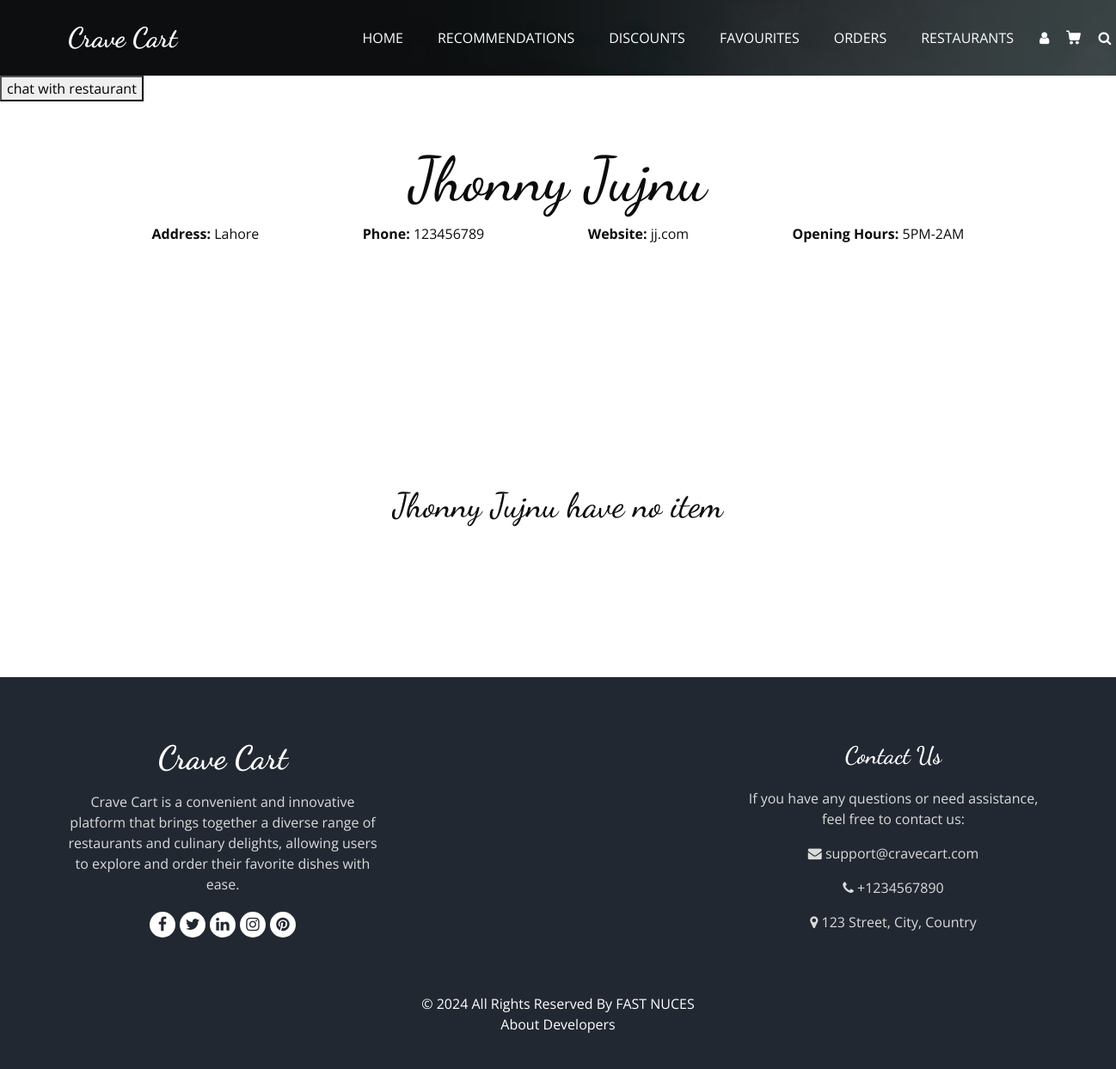
/restaurantDetail?restaurant_id=1 (signed in), run on the app's committed database.
### tables this page shows
CREATE TABLE Restaurants (
                        RestaurantID INTEGER PRIMARY KEY AUTOINCREMENT,
                        Email TEXT,
                        Name TEXT,
                        Password TEXT,
                        Description TEXT,
                        Address TEXT,
                        Phone TEXT,
                        Website TEXT,
                        OpeningHours TEXT,
                        RegistrationDate TEXT,
                        Blocked INTEGER DEFAULT 0,
                        BlockedByAdmin INTEGER DEFAULT NULL,
                        FOREIGN KEY (BlockedByAdmin) REFERENCES Admin(AdminID)
                    );

### userEndpoints.py (the view)
@User.route('/restaurantDetail')
def restaurantDetails():
    if 'username' not in session:
        return redirect('/login')
    if not DataBase.is_customer(session['username'],session['email'],session['password']):
        return render_template('404.html'), 404
    restaurant_id = request.args.get('restaurant_id')
    items = DataBase.get_Items_ofRestaurant(restaurant_id)
    restaurant = DataBase.get_a_restaurant(restaurant_id)
    return render_template('user/restaurant_detail.html',items=items,itemslength=len(items),res_data=restaurant)

### DataBase.py (called while the page is built)
def is_customer(id,email,password):
    try:
        cursor.execute('''SELECT * FROM Customers where CustomerID=? AND email = ? AND password=?;''',[id,email,password])
        ans = cursor.fetchone()
        if ans:
            return True
        else:
            return False
    except Exception as e:
        print(e)
        return False

def get_Items_ofRestaurant(RestaurantID):
    try:
        cursor.execute('''SELECT * FROM Menus where RestaurantID=?;''',[RestaurantID])
        return cursor.fetchall()
    except Exception as e:
        print(str(e))
        return []

def get_a_restaurant(id):
    try:
        cursor.execute('''SELECT * FROM Restaurants where RestaurantID=?;''',[id])
        return cursor.fetchone()
    except Exception as e:
        print(str(e))
        return []

### templates/user/restaurant_detail.html (shortened to what this page needs)
<!DOCTYPE html>
<html>
  <head>
    <link
      rel="stylesheet"
      type="text/css"
      href="{{url_for('static',filename='css/bootstrap.css')}}"
    />
    <link
      rel="stylesheet"
      type="text/css"
      href="https://cdnjs.cloudflare.com/ajax/libs/OwlCarousel2/2.3.4/assets/owl.carousel.min.css"
    />
    <link
      rel="stylesheet"
      href="https://cdnjs.cloudflare.com/ajax/libs/jquery-nice-select/1.1.0/css/nice-select.min.css"
    />
    <link
      href="{{url_for('static',filename='css/font-awesome.min.css')}}"
      rel="stylesheet"
    />
    <link
      href="{{url_for('static',filename='css/style.css')}}"
      rel="stylesheet"
    />
    <link
      href="{{url_for('static',filename='css/responsive.css')}}"
      rel="stylesheet"
    />
  </head>
  <body class="sub_page">
    <div class="hero_area">
      <div class="bg-box">
        <img src="{{url_for('static',filename='images/hero-bg.jpg')}}" alt="" />
      </div>
      <header class="header_section">
        <div class="container">
          <nav class="navbar navbar-expand-lg custom_nav-container">
            <a class="navbar-brand" href="home">
              <span> Crave Cart </span>
            </a>
            <div class="collapse navbar-collapse" id="navbarSupportedContent">
              <ul class="navbar-nav mx-auto">
                <li class="nav-item">
                  <a class="nav-link" href="home">Home </a>
                </li>
                <li class="nav-item">
                  <a class="nav-link" href="recommendation">Recommendations </a>
                </li>
                <li class="nav-item">
                  <a class="nav-link" href="discounts">Discounts</a>
                </li>
                <li class="nav-item">
                  <a class="nav-link" href="favourites">Favourites</a>
                </li>
                <li class="nav-item">
                  <a class="nav-link" href="trackorders">Orders</a>
                </li>
                <li class="nav-item">
                  <a class="nav-link" href="restaurants">Restaurants</a>
                </li>
              </ul>
              <div class="user_option">
                <a href="profile" class="user_link">
                  <i class="fa fa-user" aria-hidden="true"></i>
                </a>
                <a class="cart_link" href="cart">
                </a>
                <form class="form-inline active">
                  <button
                    class="btn my-2 my-sm-0 nav_search-btn"
                    type="button"
                    onclick="openSearchPage()"
                  >
                    <i class="fa fa-search" aria-hidden="true"></i>
                  </button>
                </form>
              </div>
            </div>
          </nav>
        </div>
      </header>
    </div>
    <button>chat with restaurant</button>
    <section class="h-100">
      <div class="container h-100 py-5">
        <div class="row d-flex justify-content-center align-items-center h-100">
          <div class="col-10">
            <div class="title-container">
              <h1>{{res_data[2]}}</h1>
              <div class="title-elements">
                <p><b>Address: </b>{{res_data[5]}}</p>
                <p><b>Phone: </b>{{res_data[6]}}</p>
                <p><b>Website: </b>{{res_data[7]}}</p>
                <p><b>Opening Hours: </b>{{res_data[8]}}</p>
              </div>
            </div>
            <br /><br /><br /><br /><br /><br />
            {% if itemslength != 0%}
                <h1>Items of {{res_data[2]}}:</h1>
                <section class="food_section layout_padding-bottom">
              <div class="filters-content">
                <div class="row grid">
                  {% for item in items %}
                  <div class="col-sm-6 col-lg-4 all {{ item[4] }}">
                    <div class="box" id="menu-item-box">
                      <div>
                        <div class="img-box">
                          <img
                            src="{{url_for('static',filename='images/'+item[6])}}"
                            alt=""
                          />
                        </div>
                        <div class="detail-box">
                          <h5>{{item[2]}}</h5>
                          <p><b>rating: </b> {{item[8]}}</p>
                          <p><b>category: </b> {{item[5]}}</p>
                          <div class="options">
                            <h6>${{ item[4] }}</h6>
                            <div class="button-container" id="menu-buttons">
                              <a
                                href="#"
                                class="add-to-cart-btn-resDet"
                                data-item-name="{{ item[2] }}"
                                data-description="{{ item[3] }}"
                                data-price="{{ item[4] }}"
                                data-resid="{{res_data[0]}}"
                              >
                                <svg
                                  xmlns="http://www.w3.org/2000/svg"
                                  viewBox="0 0 24 24"
                                  fill="none"
                                  stroke="currentColor"
                                  stroke-width="2"
                                  stroke-linecap="round"
                                  stroke-linejoin="round"
                                  class="feather feather-shopping-cart"
                                >
                                  <circle cx="9" cy="21" r="1"></circle>
                                  <circle cx="20" cy="21" r="1"></circle>
                                  <path
                                    d="M1 1h4l2.68 13.39a2 2 0 0 0 2 1.61h8.72a2 2 0 0 0 2-1.61L23 6H6"
                                  ></path>
                                </svg>
                              </a>
                              <a
                                href="#"
                                class="favorite-btn-resDet"
                                data-item-name="{{ item[2] }}"
                                data-description="{{ item[3] }}"
                                data-price="{{ item[4] }}"
                                data-resid="{{res_data[0]}}"
                              >
                                <svg
                                  xmlns="http://www.w3.org/2000/svg"
                                  viewBox="0 0 24 24"
                                  fill="none"
                                  stroke="currentColor"
                                  stroke-width="2"
                                  stroke-linecap="round"
                                  stroke-linejoin="round"
                                  class="feather feather-heart"
                                >
                                  <path
                                    d="M20.84 4.61a5.5 5.5 0 0 0-7.78 0L12 5.67l-1.06-1.06a5.5 5.5 0 0 0-7.78 7.78l1.06 1.06L12 21.23l7.78-7.78 1.06-1.06a5.5 5.5 0 0 0 0-7.78z"
                                  ></path>
                                </svg>
                              </a>
                            </div>
                          </div>
                        </div>
                      </div>
                    </div>
                  </div>
                  {% endfor %}
                </div>
              </div>
                </section>
            {%else%}
                <br /><br /><br /><br /><br />
                <h1>{{res_data[2]}} have no item</h1>
                <br /><br /><br /><br /><br />
            {%endif%}
          </div>
        </div>
      </div>
    </section>
    <footer class="footer_section">
      <div class="container">
        <div class="row">
          <div class="col-md-4 footer-col">
            <div class="footer_detail">
              <a href="#" class="footer-logo">Crave Cart</a>
              <p>
                Crave Cart is a convenient and innovative platform that brings
                together a diverse range of restaurants and culinary delights,
                allowing users to explore and order their favorite dishes with
                ease.
              </p>
              <div class="footer_social">
                <a><i class="fa fa-facebook" aria-hidden="true"></i></a>
                <a><i class="fa fa-twitter" aria-hidden="true"></i></a>
                <a><i class="fa fa-linkedin" aria-hidden="true"></i></a>
                <a><i class="fa fa-instagram" aria-hidden="true"></i></a>
                <a><i class="fa fa-pinterest" aria-hidden="true"></i></a>
              </div>
            </div>
          </div>
          <div class="col-md-4 footer-col">
          </div>
          <div class="col-md-4 footer-col">
            <h4>Contact Us</h4>
            <p>
              If you have any questions or need assistance, feel free to contact
              us:
            </p>
            <p><i class="fa fa-envelope"></i> support@cravecart.com</p>
            <p><i class="fa fa-phone"></i> +1234567890</p>
            <p><i class="fa fa-map-marker"></i> 123 Street, City, Country</p>
          </div>
        </div>
        <div class="footer-info">
          <p>
            &copy; <span id="displayYear"></span> All Rights Reserved By
            <a href="https://www.nu.edu.pk/">FAST NUCES</a><br />
            <a href="/Aboutus"> About Developers </a>
          </p>
        </div>
      </div>
    </footer>
  </body>
</html>

### static/css/style.css (style rules this page uses)
body { font-family: "Open Sans", sans-serif; color: #0c0c0c; background-color: #ffffff; overflow-x: hidden; }
h1, h2 { font-family: "Dancing Script", cursive; }
a, a:hover, a:focus { text-decoration: none; }
.btn, .btn:focus { outline: none !important; -webkit-box-shadow: none; box-shadow: none; }
.hero_area { position: relative; min-height: 100vh; display: -webkit-box; display: -ms-flexbox; display: flex; -webkit-box-orient: vertical; -webkit-box-direction: normal; -ms-flex-direction: column; flex-direction: column; }
.bg-box { position: absolute; top: 0; left: 0; width: 100%; height: 100%; }
.bg-box img { width: 100%; height: 100%; -o-object-fit: cover; object-fit: cover; }
.sub_page .hero_area { min-height: auto; }
.sub_page .hero_area .bg-box { position: absolute; top: 0; left: 0; width: 100%; height: 100%; }
.sub_page .hero_area .bg-box img { width: 100%; height: 100%; -o-object-fit: cover; object-fit: cover; -o-object-position: right top; object-position: right top; }
.header_section { padding: 15px 0; }
.navbar-brand { font-family: "Dancing Script", cursive; }
.navbar-brand span { font-weight: bold; font-size: 32px; color: #ffffff; }
.custom_nav-container { padding: 0; }
.custom_nav-container .navbar-nav { padding-left: 18%; }
.container { text-align: center; }
.custom_nav-container .navbar-nav .nav-item .nav-link { padding: 5px 20px; color: #ffffff; text-align: center; text-transform: uppercase; border-radius: 5px; -webkit-transition: all 0.3s; transition: all 0.3s; }
.custom_nav-container .nav_search-btn { width: auto; height: auto; padding: 0; border: none; color: #ffffff; margin: 0 10px; }
.user_option { display: -webkit-box; display: -ms-flexbox; display: flex; -webkit-box-align: center; -ms-flex-align: center; align-items: center; }
.user_option a { margin: 0 10px; }
.user_option .user_link { color: #ffffff; }
.user_option .cart_link { display: -webkit-box; display: -ms-flexbox; display: flex; -webkit-box-pack: center; -ms-flex-pack: center; justify-content: center; -webkit-box-align: center; -ms-flex-align: center; align-items: center; }
.user_option .cart_link svg { width: 17px; height: auto; fill: #ffffff; margin-bottom: 2px; }
.footer_section { background-color: #222831; color: #ffffff; padding: 75px 0 40px 0; text-align: center; }
.footer_section h4 { font-size: 28px; }
.footer_section h4, .footer_section .footer-logo { font-weight: 600; margin-bottom: 20px; font-family: "Dancing Script", cursive; }
.footer_section p { color: #dbdbdb; }
.footer_section .footer-col { margin-bottom: 30px; }
.footer_section .footer-logo { display: block; font-weight: bold; font-size: 38px; line-height: 1; color: #ffffff; }
.footer_section .footer_social { display: -webkit-box; display: -ms-flexbox; display: flex; -webkit-box-pack: center; -ms-flex-pack: center; justify-content: center; margin-top: 20px; margin-bottom: 10px; }
.footer_section .footer_social a { display: -webkit-box; display: -ms-flexbox; display: flex; -webkit-box-pack: center; -ms-flex-pack: center; justify-content: center; -webkit-box-align: center; -ms-flex-align: center; align-items: center; color: #222831; width: 30px; height: 30px; border-radius: 100%; background-color: #ffffff; border-radius: 100%; margin: 0 2.5px; font-size: 18px; }
.footer_section .footer-info { text-align: center; margin-top: 25px; }
.footer_section .footer-info p { color: #ffffff; margin: 0; }
.footer_section .footer-info p a { color: inherit; }
.title-container h1 { font-size: 72px; }
.title-elements { display: flex; justify-content: space-between; }

### static/css/responsive.css (style rules this page uses)
@media (min-width: 1200px) { .container { max-width: 1170px; } }

### data on the page
Restaurants: Name "Jhonny Jujnu", Address "Lahore", Phone "123456789", Website "jj.com", OpeningHours "5PM-2AM"
